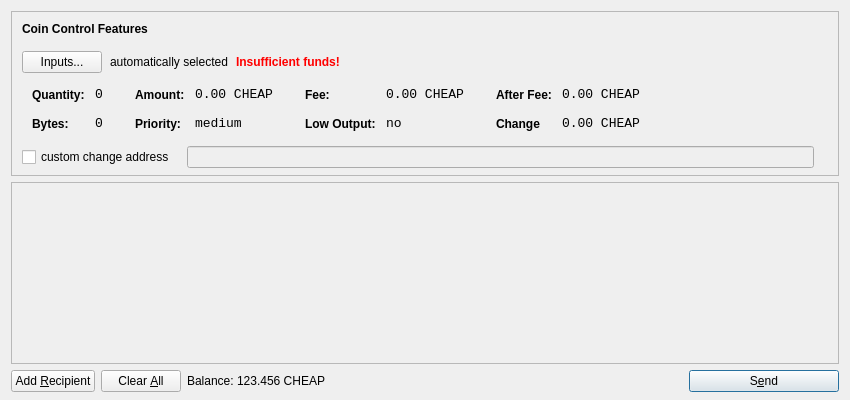
<?xml version="1.0" encoding="UTF-8"?>
<ui version="4.0">
 <class>SendCoinsDialog</class>
 <widget class="QDialog" name="SendCoinsDialog">
  <property name="geometry">
   <rect>
    <x>0</x>
    <y>0</y>
    <width>850</width>
    <height>400</height>
   </rect>
  </property>
  <property name="windowTitle">
   <string>Send Coins</string>
  </property>
  <layout class="QVBoxLayout" name="verticalLayout" stretch="0,1,0">
   <property name="bottomMargin">
    <number>8</number>
   </property>
   <item>
    <widget class="QFrame" name="frameCoinControl">
     <property name="sizePolicy">
      <sizepolicy hsizetype="Expanding" vsizetype="Expanding">
       <horstretch>0</horstretch>
       <verstretch>0</verstretch>
      </sizepolicy>
     </property>
     <property name="maximumSize">
      <size>
       <width>16777215</width>
       <height>16777215</height>
      </size>
     </property>
     <property name="frameShape">
      <enum>QFrame::StyledPanel</enum>
     </property>
     <property name="frameShadow">
      <enum>QFrame::Sunken</enum>
     </property>
     <layout class="QVBoxLayout" name="verticalLayoutCoinControl2">
      <property name="spacing">
       <number>-1</number>
      </property>
      <property name="leftMargin">
       <number>0</number>
      </property>
      <property name="topMargin">
       <number>0</number>
      </property>
      <property name="rightMargin">
       <number>0</number>
      </property>
      <property name="bottomMargin">
       <number>6</number>
      </property>
      <item>
       <layout class="QVBoxLayout" name="verticalLayoutCoinControl" stretch="0,0,0,0,1">
        <property name="spacing">
         <number>0</number>
        </property>
        <property name="leftMargin">
         <number>10</number>
        </property>
        <property name="topMargin">
         <number>10</number>
        </property>
        <item>
         <layout class="QHBoxLayout" name="horizontalLayoutCoinControl1">
          <property name="bottomMargin">
           <number>15</number>
          </property>
          <item>
           <widget class="QLabel" name="labelCoinControlFeatures">
            <property name="sizePolicy">
             <sizepolicy hsizetype="Preferred" vsizetype="Maximum">
              <horstretch>0</horstretch>
              <verstretch>0</verstretch>
             </sizepolicy>
            </property>
            <property name="font">
             <font>
              <weight>75</weight>
              <bold>true</bold>
             </font>
            </property>
            <property name="styleSheet">
             <string notr="true">font-weight:bold;</string>
            </property>
            <property name="text">
             <string>Coin Control Features</string>
            </property>
           </widget>
          </item>
         </layout>
        </item>
        <item>
         <layout class="QHBoxLayout" name="horizontalLayoutCoinControl2" stretch="0,0,0,0">
          <property name="spacing">
           <number>8</number>
          </property>
          <property name="bottomMargin">
           <number>10</number>
          </property>
          <item>
           <widget class="QPushButton" name="pushButtonCoinControl">
            <property name="styleSheet">
             <string notr="true"/>
            </property>
            <property name="text">
             <string>Inputs...</string>
            </property>
           </widget>
          </item>
          <item>
           <widget class="QLabel" name="labelCoinControlAutomaticallySelected">
            <property name="text">
             <string>automatically selected</string>
            </property>
            <property name="margin">
             <number>5</number>
            </property>
           </widget>
          </item>
          <item>
           <widget class="QLabel" name="labelCoinControlInsuffFunds">
            <property name="font">
             <font>
              <weight>75</weight>
              <bold>true</bold>
             </font>
            </property>
            <property name="styleSheet">
             <string notr="true">color:red;font-weight:bold;</string>
            </property>
            <property name="text">
             <string>Insufficient funds!</string>
            </property>
            <property name="margin">
             <number>5</number>
            </property>
           </widget>
          </item>
          <item>
           <spacer name="horizontalSpacerCoinControl">
            <property name="orientation">
             <enum>Qt::Horizontal</enum>
            </property>
            <property name="sizeHint" stdset="0">
             <size>
              <width>40</width>
              <height>1</height>
             </size>
            </property>
           </spacer>
          </item>
         </layout>
        </item>
        <item>
         <widget class="QWidget" name="widgetCoinControl" native="true">
          <property name="sizePolicy">
           <sizepolicy hsizetype="Preferred" vsizetype="Preferred">
            <horstretch>0</horstretch>
            <verstretch>0</verstretch>
           </sizepolicy>
          </property>
          <property name="minimumSize">
           <size>
            <width>0</width>
            <height>0</height>
           </size>
          </property>
          <property name="styleSheet">
           <string notr="true"/>
          </property>
          <layout class="QHBoxLayout" name="horizontalLayoutCoinControl5">
           <property name="margin">
            <number>0</number>
           </property>
           <item>
            <layout class="QHBoxLayout" name="horizontalLayoutCoinControl3" stretch="0,0,0,1">
             <property name="spacing">
              <number>20</number>
             </property>
             <property name="topMargin">
              <number>0</number>
             </property>
             <property name="bottomMargin">
              <number>10</number>
             </property>
             <item>
              <layout class="QFormLayout" name="formLayoutCoinControl1">
               <property name="horizontalSpacing">
                <number>10</number>
               </property>
               <property name="verticalSpacing">
                <number>14</number>
               </property>
               <property name="leftMargin">
                <number>10</number>
               </property>
               <property name="topMargin">
                <number>4</number>
               </property>
               <property name="rightMargin">
                <number>6</number>
               </property>
               <item row="0" column="0">
                <widget class="QLabel" name="labelCoinControlQuantityText">
                 <property name="styleSheet">
                  <string notr="true">font-weight:bold;</string>
                 </property>
                 <property name="text">
                  <string>Quantity:</string>
                 </property>
                 <property name="margin">
                  <number>0</number>
                 </property>
                </widget>
               </item>
               <item row="0" column="1">
                <widget class="QLabel" name="labelCoinControlQuantity">
                 <property name="font">
                  <font>
                   <family>Monospace</family>
                   <pointsize>10</pointsize>
                  </font>
                 </property>
                 <property name="cursor">
                  <cursorShape>IBeamCursor</cursorShape>
                 </property>
                 <property name="contextMenuPolicy">
                  <enum>Qt::ActionsContextMenu</enum>
                 </property>
                 <property name="text">
                  <string>0</string>
                 </property>
                 <property name="margin">
                  <number>0</number>
                 </property>
                 <property name="textInteractionFlags">
                  <set>Qt::LinksAccessibleByMouse|Qt::TextSelectableByKeyboard|Qt::TextSelectableByMouse</set>
                 </property>
                </widget>
               </item>
               <item row="1" column="0">
                <widget class="QLabel" name="labelCoinControlBytesText">
                 <property name="styleSheet">
                  <string notr="true">font-weight:bold;</string>
                 </property>
                 <property name="text">
                  <string>Bytes:</string>
                 </property>
                </widget>
               </item>
               <item row="1" column="1">
                <widget class="QLabel" name="labelCoinControlBytes">
                 <property name="font">
                  <font>
                   <family>Monospace</family>
                   <pointsize>10</pointsize>
                  </font>
                 </property>
                 <property name="cursor">
                  <cursorShape>IBeamCursor</cursorShape>
                 </property>
                 <property name="contextMenuPolicy">
                  <enum>Qt::ActionsContextMenu</enum>
                 </property>
                 <property name="text">
                  <string>0</string>
                 </property>
                 <property name="textInteractionFlags">
                  <set>Qt::LinksAccessibleByMouse|Qt::TextSelectableByKeyboard|Qt::TextSelectableByMouse</set>
                 </property>
                </widget>
               </item>
              </layout>
             </item>
             <item>
              <layout class="QFormLayout" name="formLayoutCoinControl2">
               <property name="horizontalSpacing">
                <number>10</number>
               </property>
               <property name="verticalSpacing">
                <number>14</number>
               </property>
               <property name="leftMargin">
                <number>6</number>
               </property>
               <property name="topMargin">
                <number>4</number>
               </property>
               <property name="rightMargin">
                <number>6</number>
               </property>
               <item row="0" column="0">
                <widget class="QLabel" name="labelCoinControlAmountText">
                 <property name="styleSheet">
                  <string notr="true">font-weight:bold;</string>
                 </property>
                 <property name="text">
                  <string>Amount:</string>
                 </property>
                 <property name="margin">
                  <number>0</number>
                 </property>
                </widget>
               </item>
               <item row="0" column="1">
                <widget class="QLabel" name="labelCoinControlAmount">
                 <property name="font">
                  <font>
                   <family>Monospace</family>
                   <pointsize>10</pointsize>
                  </font>
                 </property>
                 <property name="cursor">
                  <cursorShape>IBeamCursor</cursorShape>
                 </property>
                 <property name="contextMenuPolicy">
                  <enum>Qt::ActionsContextMenu</enum>
                 </property>
                 <property name="text">
                  <string>0.00 CHEAP</string>
                 </property>
                 <property name="textInteractionFlags">
                  <set>Qt::LinksAccessibleByMouse|Qt::TextSelectableByKeyboard|Qt::TextSelectableByMouse</set>
                 </property>
                </widget>
               </item>
               <item row="1" column="0">
                <widget class="QLabel" name="labelCoinControlPriorityText">
                 <property name="styleSheet">
                  <string notr="true">font-weight:bold;</string>
                 </property>
                 <property name="text">
                  <string>Priority:</string>
                 </property>
                </widget>
               </item>
               <item row="1" column="1">
                <widget class="QLabel" name="labelCoinControlPriority">
                 <property name="font">
                  <font>
                   <family>Monospace</family>
                   <pointsize>10</pointsize>
                  </font>
                 </property>
                 <property name="cursor">
                  <cursorShape>IBeamCursor</cursorShape>
                 </property>
                 <property name="contextMenuPolicy">
                  <enum>Qt::ActionsContextMenu</enum>
                 </property>
                 <property name="text">
                  <string>medium</string>
                 </property>
                 <property name="textInteractionFlags">
                  <set>Qt::LinksAccessibleByMouse|Qt::TextSelectableByKeyboard|Qt::TextSelectableByMouse</set>
                 </property>
                </widget>
               </item>
              </layout>
             </item>
             <item>
              <layout class="QFormLayout" name="formLayoutCoinControl3">
               <property name="horizontalSpacing">
                <number>10</number>
               </property>
               <property name="verticalSpacing">
                <number>14</number>
               </property>
               <property name="leftMargin">
                <number>6</number>
               </property>
               <property name="topMargin">
                <number>4</number>
               </property>
               <property name="rightMargin">
                <number>6</number>
               </property>
               <item row="0" column="0">
                <widget class="QLabel" name="labelCoinControlFeeText">
                 <property name="styleSheet">
                  <string notr="true">font-weight:bold;</string>
                 </property>
                 <property name="text">
                  <string>Fee:</string>
                 </property>
                 <property name="margin">
                  <number>0</number>
                 </property>
                </widget>
               </item>
               <item row="0" column="1">
                <widget class="QLabel" name="labelCoinControlFee">
                 <property name="font">
                  <font>
                   <family>Monospace</family>
                   <pointsize>10</pointsize>
                  </font>
                 </property>
                 <property name="cursor">
                  <cursorShape>IBeamCursor</cursorShape>
                 </property>
                 <property name="contextMenuPolicy">
                  <enum>Qt::ActionsContextMenu</enum>
                 </property>
                 <property name="text">
                  <string>0.00 CHEAP</string>
                 </property>
                 <property name="textInteractionFlags">
                  <set>Qt::LinksAccessibleByMouse|Qt::TextSelectableByKeyboard|Qt::TextSelectableByMouse</set>
                 </property>
                </widget>
               </item>
               <item row="1" column="0">
                <widget class="QLabel" name="labelCoinControlLowOutputText">
                 <property name="styleSheet">
                  <string notr="true">font-weight:bold;</string>
                 </property>
                 <property name="text">
                  <string>Low Output:</string>
                 </property>
                </widget>
               </item>
               <item row="1" column="1">
                <widget class="QLabel" name="labelCoinControlLowOutput">
                 <property name="font">
                  <font>
                   <family>Monospace</family>
                   <pointsize>10</pointsize>
                  </font>
                 </property>
                 <property name="cursor">
                  <cursorShape>IBeamCursor</cursorShape>
                 </property>
                 <property name="contextMenuPolicy">
                  <enum>Qt::ActionsContextMenu</enum>
                 </property>
                 <property name="text">
                  <string>no</string>
                 </property>
                 <property name="textInteractionFlags">
                  <set>Qt::LinksAccessibleByMouse|Qt::TextSelectableByKeyboard|Qt::TextSelectableByMouse</set>
                 </property>
                </widget>
               </item>
              </layout>
             </item>
             <item>
              <layout class="QFormLayout" name="formLayoutCoinControl4">
               <property name="horizontalSpacing">
                <number>10</number>
               </property>
               <property name="verticalSpacing">
                <number>14</number>
               </property>
               <property name="leftMargin">
                <number>6</number>
               </property>
               <property name="topMargin">
                <number>4</number>
               </property>
               <property name="rightMargin">
                <number>6</number>
               </property>
               <item row="0" column="0">
                <widget class="QLabel" name="labelCoinControlAfterFeeText">
                 <property name="styleSheet">
                  <string notr="true">font-weight:bold;</string>
                 </property>
                 <property name="text">
                  <string>After Fee:</string>
                 </property>
                 <property name="margin">
                  <number>0</number>
                 </property>
                </widget>
               </item>
               <item row="0" column="1">
                <widget class="QLabel" name="labelCoinControlAfterFee">
                 <property name="font">
                  <font>
                   <family>Monospace</family>
                   <pointsize>10</pointsize>
                  </font>
                 </property>
                 <property name="cursor">
                  <cursorShape>IBeamCursor</cursorShape>
                 </property>
                 <property name="contextMenuPolicy">
                  <enum>Qt::ActionsContextMenu</enum>
                 </property>
                 <property name="text">
                  <string>0.00 CHEAP</string>
                 </property>
                 <property name="textInteractionFlags">
                  <set>Qt::LinksAccessibleByMouse|Qt::TextSelectableByKeyboard|Qt::TextSelectableByMouse</set>
                 </property>
                </widget>
               </item>
               <item row="1" column="0">
                <widget class="QLabel" name="labelCoinControlChangeText">
                 <property name="styleSheet">
                  <string notr="true">font-weight:bold;</string>
                 </property>
                 <property name="text">
                  <string>Change</string>
                 </property>
                </widget>
               </item>
               <item row="1" column="1">
                <widget class="QLabel" name="labelCoinControlChange">
                 <property name="font">
                  <font>
                   <family>Monospace</family>
                   <pointsize>10</pointsize>
                  </font>
                 </property>
                 <property name="cursor">
                  <cursorShape>IBeamCursor</cursorShape>
                 </property>
                 <property name="contextMenuPolicy">
                  <enum>Qt::ActionsContextMenu</enum>
                 </property>
                 <property name="text">
                  <string>0.00 CHEAP</string>
                 </property>
                 <property name="textInteractionFlags">
                  <set>Qt::LinksAccessibleByMouse|Qt::TextSelectableByKeyboard|Qt::TextSelectableByMouse</set>
                 </property>
                </widget>
               </item>
              </layout>
             </item>
            </layout>
           </item>
          </layout>
         </widget>
        </item>
        <item>
         <layout class="QHBoxLayout" name="horizontalLayoutCoinControl4" stretch="0,0,0">
          <property name="spacing">
           <number>12</number>
          </property>
          <property name="sizeConstraint">
           <enum>QLayout::SetDefaultConstraint</enum>
          </property>
          <property name="topMargin">
           <number>5</number>
          </property>
          <property name="rightMargin">
           <number>5</number>
          </property>
          <item>
           <widget class="QCheckBox" name="checkBoxCoinControlChange">
            <property name="text">
             <string>custom change address</string>
            </property>
           </widget>
          </item>
          <item>
           <widget class="QLineEdit" name="lineEditCoinControlChange">
            <property name="enabled">
             <bool>false</bool>
            </property>
            <property name="sizePolicy">
             <sizepolicy hsizetype="Expanding" vsizetype="Fixed">
              <horstretch>0</horstretch>
              <verstretch>0</verstretch>
             </sizepolicy>
            </property>
           </widget>
          </item>
          <item>
           <widget class="QLabel" name="labelCoinControlChangeLabel">
            <property name="sizePolicy">
             <sizepolicy hsizetype="Preferred" vsizetype="Expanding">
              <horstretch>0</horstretch>
              <verstretch>0</verstretch>
             </sizepolicy>
            </property>
            <property name="minimumSize">
             <size>
              <width>0</width>
              <height>0</height>
             </size>
            </property>
            <property name="text">
             <string/>
            </property>
            <property name="margin">
             <number>3</number>
            </property>
           </widget>
          </item>
         </layout>
        </item>
        <item>
         <spacer name="verticalSpacerCoinControl">
          <property name="orientation">
           <enum>Qt::Vertical</enum>
          </property>
          <property name="sizeHint" stdset="0">
           <size>
            <width>800</width>
            <height>1</height>
           </size>
          </property>
         </spacer>
        </item>
       </layout>
      </item>
     </layout>
    </widget>
   </item>
   <item>
    <widget class="QScrollArea" name="scrollArea">
     <property name="widgetResizable">
      <bool>true</bool>
     </property>
     <widget class="QWidget" name="scrollAreaWidgetContents">
      <property name="geometry">
       <rect>
        <x>0</x>
        <y>0</y>
        <width>830</width>
        <height>165</height>
       </rect>
      </property>
      <layout class="QVBoxLayout" name="verticalLayout_2">
       <property name="margin">
        <number>0</number>
       </property>
       <item>
        <layout class="QVBoxLayout" name="entries">
         <property name="spacing">
          <number>6</number>
         </property>
        </layout>
       </item>
       <item>
        <spacer name="verticalSpacer">
         <property name="orientation">
          <enum>Qt::Vertical</enum>
         </property>
         <property name="sizeHint" stdset="0">
          <size>
           <width>20</width>
           <height>40</height>
          </size>
         </property>
        </spacer>
       </item>
      </layout>
     </widget>
    </widget>
   </item>
   <item>
    <layout class="QHBoxLayout" name="horizontalLayout">
     <item>
      <widget class="QPushButton" name="addButton">
       <property name="toolTip">
        <string>Send to multiple recipients at once</string>
       </property>
       <property name="text">
        <string>Add &amp;Recipient</string>
       </property>
       <property name="icon">
        <iconset resource="../bitcoin.qrc">
         <normaloff>:/icons/add</normaloff>:/icons/add</iconset>
       </property>
       <property name="autoDefault">
        <bool>false</bool>
       </property>
      </widget>
     </item>
     <item>
      <widget class="QPushButton" name="clearButton">
       <property name="sizePolicy">
        <sizepolicy hsizetype="Minimum" vsizetype="Fixed">
         <horstretch>0</horstretch>
         <verstretch>0</verstretch>
        </sizepolicy>
       </property>
       <property name="toolTip">
        <string>Remove all transaction fields</string>
       </property>
       <property name="text">
        <string>Clear &amp;All</string>
       </property>
       <property name="icon">
        <iconset resource="../bitcoin.qrc">
         <normaloff>:/icons/remove</normaloff>:/icons/remove</iconset>
       </property>
       <property name="autoRepeatDelay">
        <number>300</number>
       </property>
       <property name="autoDefault">
        <bool>false</bool>
       </property>
      </widget>
     </item>
     <item>
      <layout class="QHBoxLayout" name="horizontalLayout_2">
       <property name="spacing">
        <number>3</number>
       </property>
       <item>
        <widget class="QLabel" name="label">
         <property name="sizePolicy">
          <sizepolicy hsizetype="Preferred" vsizetype="Fixed">
           <horstretch>0</horstretch>
           <verstretch>0</verstretch>
          </sizepolicy>
         </property>
         <property name="text">
          <string>Balance:</string>
         </property>
        </widget>
       </item>
       <item>
        <widget class="QLabel" name="labelBalance">
         <property name="sizePolicy">
          <sizepolicy hsizetype="Preferred" vsizetype="Fixed">
           <horstretch>0</horstretch>
           <verstretch>0</verstretch>
          </sizepolicy>
         </property>
         <property name="cursor">
          <cursorShape>IBeamCursor</cursorShape>
         </property>
         <property name="text">
          <string>123.456 CHEAP</string>
         </property>
         <property name="textInteractionFlags">
          <set>Qt::LinksAccessibleByMouse|Qt::TextSelectableByKeyboard|Qt::TextSelectableByMouse</set>
         </property>
        </widget>
       </item>
      </layout>
     </item>
     <item>
      <spacer name="horizontalSpacer">
       <property name="orientation">
        <enum>Qt::Horizontal</enum>
       </property>
       <property name="sizeHint" stdset="0">
        <size>
         <width>40</width>
         <height>20</height>
        </size>
       </property>
      </spacer>
     </item>
     <item>
      <widget class="QPushButton" name="sendButton">
       <property name="minimumSize">
        <size>
         <width>150</width>
         <height>0</height>
        </size>
       </property>
       <property name="toolTip">
        <string>Confirm the send action</string>
       </property>
       <property name="text">
        <string>S&amp;end</string>
       </property>
       <property name="icon">
        <iconset resource="../bitcoin.qrc">
         <normaloff>:/icons/send</normaloff>:/icons/send</iconset>
       </property>
       <property name="default">
        <bool>true</bool>
       </property>
      </widget>
     </item>
    </layout>
   </item>
  </layout>
 </widget>
 <resources>
  <include location="../bitcoin.qrc"/>
 </resources>
 <connections/>
</ui>
